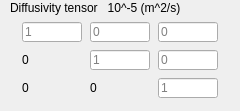
    <widget class="QWidget" name="page_6">
     <widget class="QWidget" name="layoutWidget_7">
      <property name="geometry">
       <rect>
        <x>20</x>
        <y>20</y>
        <width>202</width>
        <height>82</height>
       </rect>
      </property>
      <layout class="QGridLayout" name="gridLayout_7">
       <item row="0" column="0">
        <widget class="QLineEdit" name="dPhase11">
         <property name="minimumSize">
          <size>
           <width>60</width>
           <height>20</height>
          </size>
         </property>
         <property name="maximumSize">
          <size>
           <width>60</width>
           <height>20</height>
          </size>
         </property>
         <property name="placeholderText">
          <string>1</string>
         </property>
        </widget>
       </item>
       <item row="0" column="1">
        <widget class="QLineEdit" name="dPhase12">
         <property name="minimumSize">
          <size>
           <width>60</width>
           <height>20</height>
          </size>
         </property>
         <property name="maximumSize">
          <size>
           <width>60</width>
           <height>20</height>
          </size>
         </property>
         <property name="placeholderText">
          <string>0</string>
         </property>
        </widget>
       </item>
       <item row="0" column="2">
        <widget class="QLineEdit" name="dPhase13">
         <property name="minimumSize">
          <size>
           <width>60</width>
           <height>20</height>
          </size>
         </property>
         <property name="maximumSize">
          <size>
           <width>60</width>
           <height>20</height>
          </size>
         </property>
         <property name="placeholderText">
          <string>0</string>
         </property>
        </widget>
       </item>
       <item row="1" column="1">
        <widget class="QLineEdit" name="dPhase22">
         <property name="minimumSize">
          <size>
           <width>60</width>
           <height>20</height>
          </size>
         </property>
         <property name="maximumSize">
          <size>
           <width>60</width>
           <height>20</height>
          </size>
         </property>
         <property name="placeholderText">
          <string>1</string>
         </property>
        </widget>
       </item>
       <item row="1" column="2">
        <widget class="QLineEdit" name="dPhase23">
         <property name="minimumSize">
          <size>
           <width>60</width>
           <height>20</height>
          </size>
         </property>
         <property name="maximumSize">
          <size>
           <width>60</width>
           <height>20</height>
          </size>
         </property>
         <property name="placeholderText">
          <string>0</string>
         </property>
        </widget>
       </item>
       <item row="2" column="2">
        <widget class="QLineEdit" name="dPhase33">
         <property name="minimumSize">
          <size>
           <width>60</width>
           <height>20</height>
          </size>
         </property>
         <property name="maximumSize">
          <size>
           <width>60</width>
           <height>20</height>
          </size>
         </property>
         <property name="placeholderText">
          <string>1</string>
         </property>
        </widget>
       </item>
       <item row="1" column="0">
        <widget class="QLabel" name="dPhase21">
         <property name="text">
          <string>0</string>
         </property>
        </widget>
       </item>
       <item row="2" column="0">
        <widget class="QLabel" name="dPhase31">
         <property name="text">
          <string>0</string>
         </property>
        </widget>
       </item>
       <item row="2" column="1">
        <widget class="QLabel" name="dPhase32">
         <property name="text">
          <string>0</string>
         </property>
        </widget>
       </item>
      </layout>
     </widget>
     <widget class="QLabel" name="label_21">
      <property name="geometry">
       <rect>
        <x>10</x>
        <y>0</y>
        <width>221</width>
        <height>16</height>
       </rect>
      </property>
      <property name="text">
       <string>Diffusivity tensor   10^-5 (m^2/s)</string>
      </property>
     </widget>
    </widget>
